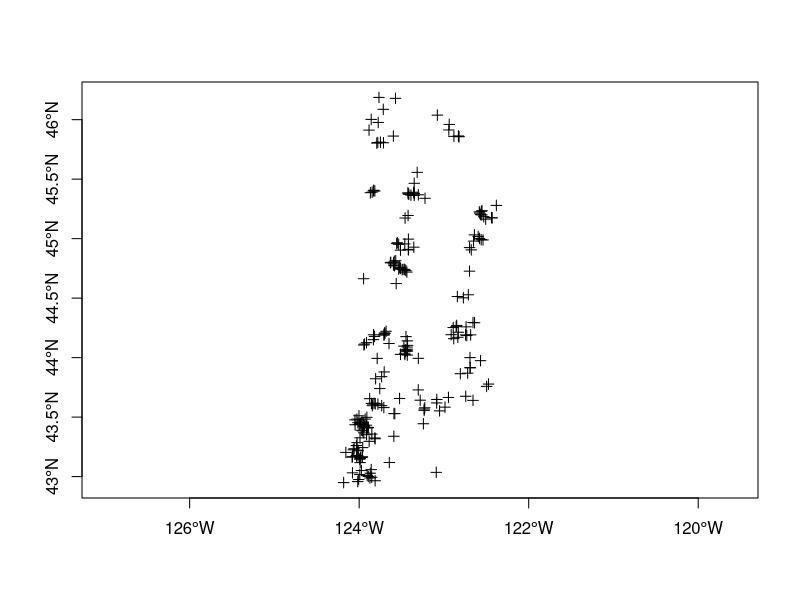

The R script that drew this image:
library(spData)


### Name: SplashDams
### Title: Data for Splash Dams in western Oregon
### Aliases: SplashDams
### Keywords: datasets sp

### ** Examples

if (requireNamespace("sp", quietly = TRUE)) {
  library(sp)
  data(SplashDams)
  plot(SplashDams, axes=TRUE)
}
